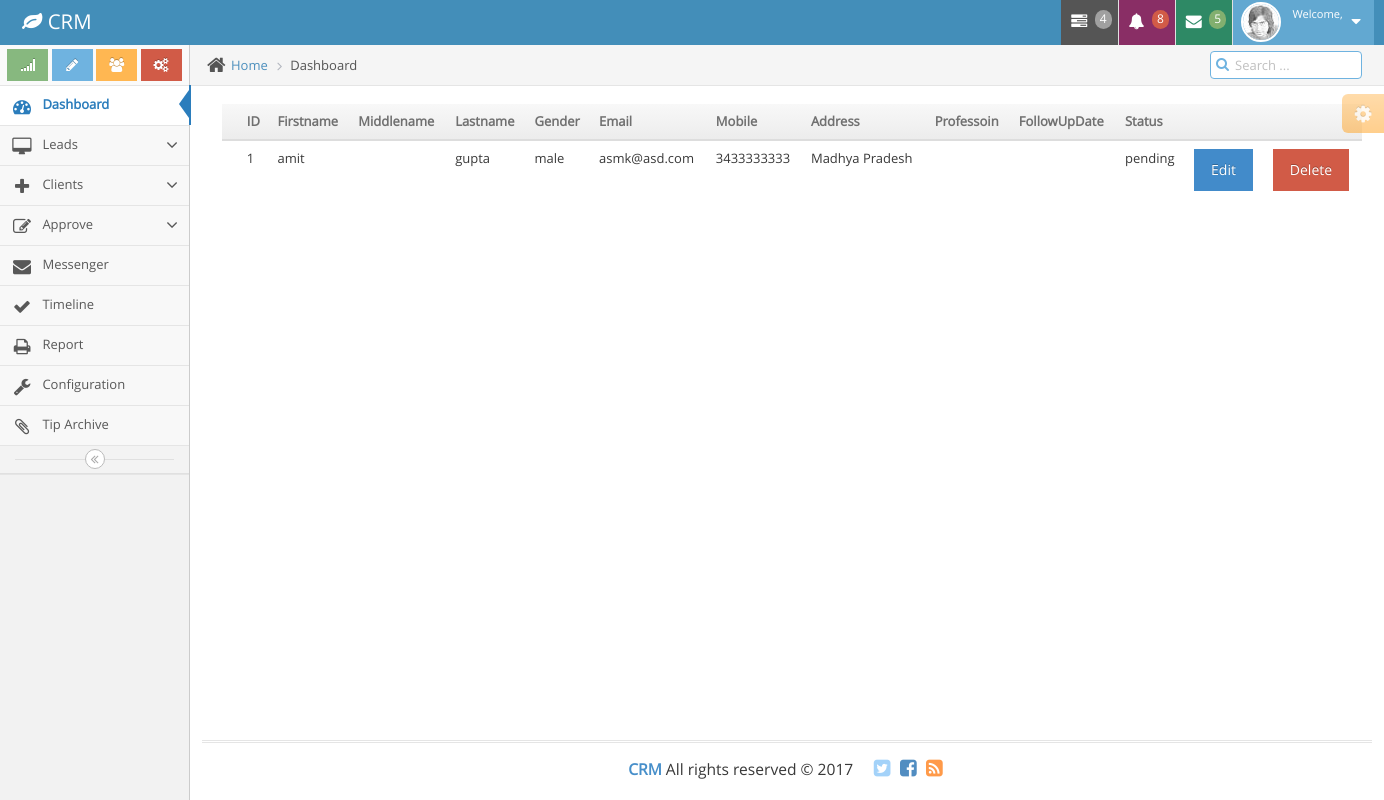
The app's page /index.php/clients/view_hold_clients, older data.
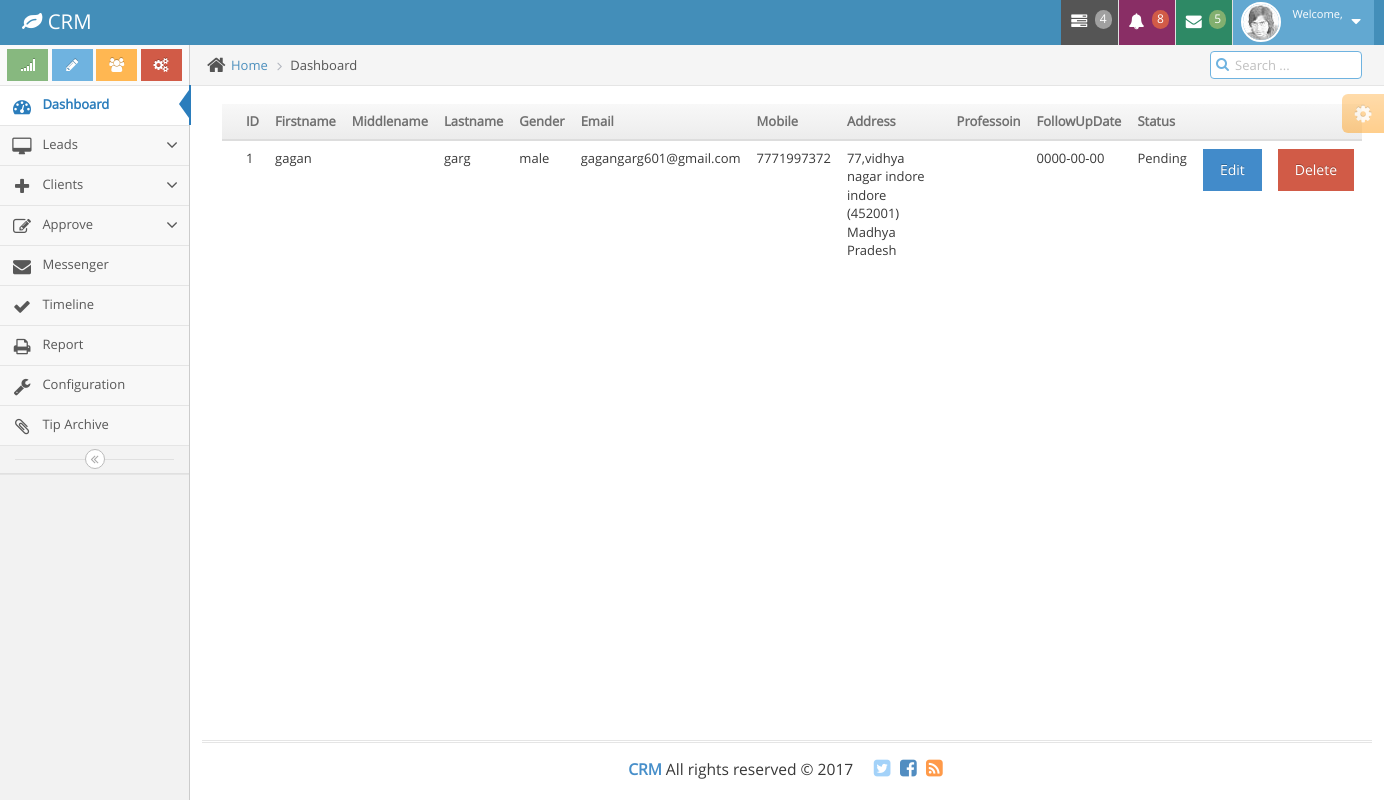
The same page, newer data.
### tables this page shows
CREATE TABLE `client` (
  `client_id` int(11) NOT NULL,
  `first_name` varchar(50) NOT NULL,
  `middle_name` varchar(50) DEFAULT NULL,
  `last_name` varchar(50) NOT NULL,
  `gender` varchar(10) NOT NULL,
  `email` varchar(100) DEFAULT NULL,
  `mobile` varchar(10) NOT NULL,
  `status` varchar(15) NOT NULL DEFAULT 'no status',
  `address` varchar(1000) DEFAULT NULL,
  `profession` varchar(100) DEFAULT NULL,
  `follow_up_date` date DEFAULT NULL,
  `active` varchar(10) NOT NULL DEFAULT 'no',
  `assigned` varchar(10) NOT NULL DEFAULT 'no',
  `disposed` varchar(10) NOT NULL DEFAULT 'no'
);

### application/controllers/Clients.php (called while the page is built, shortened)
<?php
class Clients extends CI_Controller {
	public function view_hold_clients()
	{
		$data   = array();
        $this->load->model('LeadModel');
        $this->load->helper('url');
        $data['result'] = $this->LeadModel->get_hold_leads();
		$this->load->view('admin/admin_header');
			$this->load->view('clients/view_clients', $data);
		$this->load->view('admin/admin_footer');
	}
}

### index.php (called while the page is built, shortened)
<?php
require_once BASEPATH.'core/CodeIgniter.php';

### application/models/LeadModel.php (called while the page is built, shortened)
<?php
class LeadModel extends CI_Model
{
	public function get_hold_leads()
	{
		$result=$this->db->query("select * from client where status='pending'");
		return $result=$result->result();
	}
}

### application/views/clients/view_clients.php (the view, shortened to what this page needs)
<div class="container">
<p style="color:green;"><?php print_r($this->session->flashdata('update'));?></p>
<p style="color:red;"><?php print_r($this->session->flashdata('delete'));?></p>
<p style="color:green;"><?php print_r($this->session->flashdata('insert'));?></p>
<div class="table-responsive">
  <table class="table table-hover">
     <thead class="thead-inverse">
      <tr>
		<th></th>
        <th>ID</th>
        <th>Firstname</th>
		 <th>Middlename</th>
        <th>Lastname</th>
        <th>Gender</th>
        <th>Email</th>
        <th>Mobile</th>
		<th>Address</th>
		<th>Professoin</th>
		<th>FollowUpDate</th>
		<th>Status</th>
		<th></th>
		<th></th>
      </tr>
    </thead>
    <tbody>
		<?php $i=1;?>
      <?php foreach($result  as $r): ?>
		<tr>
			<td>
			</td>
			<td><?php echo $i; $i++;?>
			</td>
			<td><?php echo $r->first_name;?>
			</td>
			<td><?php echo $r->middle_name;?>
			</td>
			<td><?php echo $r->last_name;?>
			</td>
			<td><?php echo $r->gender;?>
			</td>
			<td><?php echo $r->email;?>
			</td>
			<td><?php echo $r->mobile;?>
			</td>
			<td><?php echo $r->address;?>
			</td>
			<td><?php echo $r->profession;?>
			</td>
			<td><?php echo $r->follow_up_date;?>
			</td>
			<td><?php echo $r->status;?>
			</td>
			<td><form name="edit" class="form-horizontal" action="<?php echo base_url('leads/edit');?>"  method="POST">
					<input type="submit" name="submit" class="btn btn-primary" value="Edit">
				</form>
			</td>
			<td><form name="delete" class="form-horizontal" action="<?php echo base_url('leads/delete_disposed_leads');?>"  method="POST">
					<input type="submit" name="delete" class="btn btn-danger" value=" Delete">
				</form>
			</td>
		</tr>
	<?php endforeach; ?>
    </tbody>
  </table>
  </div>
</div>
</div>

### application/views/admin/admin_header.php (shortened to what this page needs)
<!DOCTYPE html>
<html lang="en">
	<head>
		<link rel="stylesheet" href="<?php echo base_url('assets1/css/bootstrap.min.css');?>" />
		<link rel="stylesheet" href="<?php echo base_url('assets1/font-awesome/4.5.0/css/font-awesome.min.css');?>" />
		<link rel="stylesheet" href="<?php echo base_url('assets1/css/ace.min.css');?>" class="ace-main-stylesheet" id="main-ace-style" />
		<link rel="stylesheet" href="<?php echo base_url('assets1/css/ace-skins.min.css');?>" />
		<link rel="stylesheet" href="<?php echo base_url('assets1/css/ace-rtl.min.css');?>" />
		<link href="<?php echo base_url('css1/custom.css'); ?>" rel="stylesheet">
	</head>
	<body class="no-skin">
		<div id="navbar" class="navbar navbar-default ace-save-state">
			<div class="navbar-container ace-save-state" id="navbar-container">
				<div class="navbar-header pull-left">
					<a class="navbar-brand">
						<small>
							<i class="fa fa-leaf"></i>
							CRM
						</small>
					</a>
				</div>
				<div class="navbar-buttons navbar-header pull-right" role="navigation">
					<ul class="nav ace-nav">
						<li class="grey dropdown-modal">
							<a data-toggle="dropdown" class="dropdown-toggle" href="#">
								<i class="ace-icon fa fa-tasks"></i>
								<span class="badge badge-grey">4</span>
							</a>
						</li>
						<li class="purple dropdown-modal">
							<a data-toggle="dropdown" class="dropdown-toggle" href="#">
								<i class="ace-icon fa fa-bell icon-animated-bell"></i>
								<span class="badge badge-important">8</span>
							</a>
						</li>
						<li class="green dropdown-modal">
							<a data-toggle="dropdown" class="dropdown-toggle" href="#">
								<i class="ace-icon fa fa-envelope icon-animated-vertical"></i>
								<span class="badge badge-success">5</span>
							</a>
						</li>
						<li class="light-blue dropdown-modal">
							<a data-toggle="dropdown" href="#" class="dropdown-toggle">
								<img class="nav-user-photo" src="<?php echo base_url('assets1/images/avatars/user.jpg');?>" alt="Jason's Photo" />
								<span class="user-info">
									<small>Welcome,</small>
								</span>
								<i class="ace-icon fa fa-caret-down"></i>
							</a>
						</li>
					</ul>
				</div>
			</div>
		</div>
		<div class="main-container ace-save-state" id="main-container">
			<div id="sidebar" class="sidebar                  responsive                    ace-save-state">
				<div class="sidebar-shortcuts" id="sidebar-shortcuts">
					<div class="sidebar-shortcuts-large" id="sidebar-shortcuts-large">
						<button class="btn btn-success">
							<i class="ace-icon fa fa-signal"></i>
						</button>
						<button class="btn btn-info">
							<i class="ace-icon fa fa-pencil"></i>
						</button>
						<button class="btn btn-warning">
							<i class="ace-icon fa fa-users"></i>
						</button>
						<button class="btn btn-danger">
							<i class="ace-icon fa fa-cogs"></i>
						</button>
					</div>
				</div>
				<ul class="nav nav-list">
					<li class="active">
						<a href="<?php echo base_url('admin/admin_dashboard');?>">
							<i class="menu-icon fa fa-tachometer"></i>
							<span class="menu-text"> Dashboard </span>
						</a>
					</li>
					<li class="">
						<a href="#" class="dropdown-toggle">
							<i class="menu-icon fa fa-desktop"></i>
							<span class="menu-text">
								Leads
							</span>
							<b class="arrow fa fa-angle-down"></b>
						</a>
					</li>
					<li class="">
						<a href="#" class="dropdown-toggle">
							<i class="menu-icon fa fa-plus"></i>
							<span class="menu-text"> Clients </span>
							<b class="arrow fa fa-angle-down"></b>
						</a>
					</li>
					<li class="">
						<a href="#" class="dropdown-toggle">
							<i class="menu-icon fa fa-pencil-square-o"></i>
							<span class="menu-text"> Approve </span>
							<b class="arrow fa fa-angle-down"></b>
						</a>
					</li>
					<li class="">
						<a href="#">
							<i class="menu-icon fa fa-envelope"></i>
							<span class="menu-text"> Messenger </span>
						</a>
					</li>
					<li class="">
						<a href="#">
							<i class="menu-icon fa fa-check"></i>
							<span class="menu-text">
								Timeline
							</span>
						</a>
					</li>
					<li class="">
						<a href="#">
							<i class="menu-icon fa fa-print"></i>
							<span class="menu-text"> Report </span>
						</a>
					</li>
					<li class="">
						<a href="#">
							<i class="menu-icon fa fa-wrench"></i>
							<span class="menu-text"> Configuration </span>
						</a>
					</li>
					<li class="">
						<a href="#">
							<i class="menu-icon fa fa-paperclip"></i>
							<span class="menu-text">
								Tip Archive
							</span>
						</a>
					</li>
					<li class="">
				<div class="sidebar-toggle sidebar-collapse" id="sidebar-collapse">
					<i id="sidebar-toggle-icon" class="ace-icon fa fa-angle-double-left ace-save-state" data-icon1="ace-icon fa fa-angle-double-left" data-icon2="ace-icon fa fa-angle-double-right"></i>
				</div>
			</div>
			<div class="main-content">
				<div class="main-content-inner">
					<div class="breadcrumbs ace-save-state" id="breadcrumbs">
						<ul class="breadcrumb">
							<li>
								<i class="ace-icon fa fa-home home-icon"></i>
								<a href="<?php echo base_url('admin/admin_dashboard');?>">Home</a>
							</li>
							<li class="active">Dashboard</li>
						</ul>
						<div class="nav-search" id="nav-search">
							<form class="form-search">
								<span class="input-icon">
									<input type="text" placeholder="Search ..." class="nav-search-input" id="nav-search-input" autocomplete="off" />
									<i class="ace-icon fa fa-search nav-search-icon"></i>
								</span>
							</form>
						</div>
					</div>
					<div class="page-content">
						<div class="ace-settings-container" id="ace-settings-container">
							<div class="btn btn-app btn-xs btn-warning ace-settings-btn" id="ace-settings-btn">
								<i class="ace-icon fa fa-cog bigger-130"></i>
							</div>
						</div>

### application/views/admin/admin_footer.php (shortened to what this page needs)
</div>
</div>
<div class="footer">
				<div class="footer-inner">
					<div class="footer-content">
						<span class="bigger-120">
							<span class="blue bolder">CRM</span>
							All rights reserved &copy; 2017
						</span>
						<span class="action-buttons">
							<a href="https://twitter.com/login">
								<i class="ace-icon fa fa-twitter-square light-blue bigger-150"></i>
							</a>
							<a href="https://www.facebook.com/">
								<i class="ace-icon fa fa-facebook-square text-primary bigger-150"></i>
							</a>
							<a href="https://www.rss.com/login">
								<i class="ace-icon fa fa-rss-square orange bigger-150"></i>
							</a>
						</span>
					</div>
				</div>
			</div>
		</div>
	</body>
</html>

Row changes from the older to the newer data that the page shows:
removed client: first_name "amit", last_name "gupta", gender "male", email "asmk@asd.com", mobile "3433333333", address "Madhya Pradesh", status "pending"
added client: first_name "gagan", last_name "garg", gender "male", email "gagangarg601@gmail.com", mobile "7771997372", address "77,vidhya nagar indore indore (452001) Madhya Pradesh", follow_up_date "0000-00-00", status "Pending"
